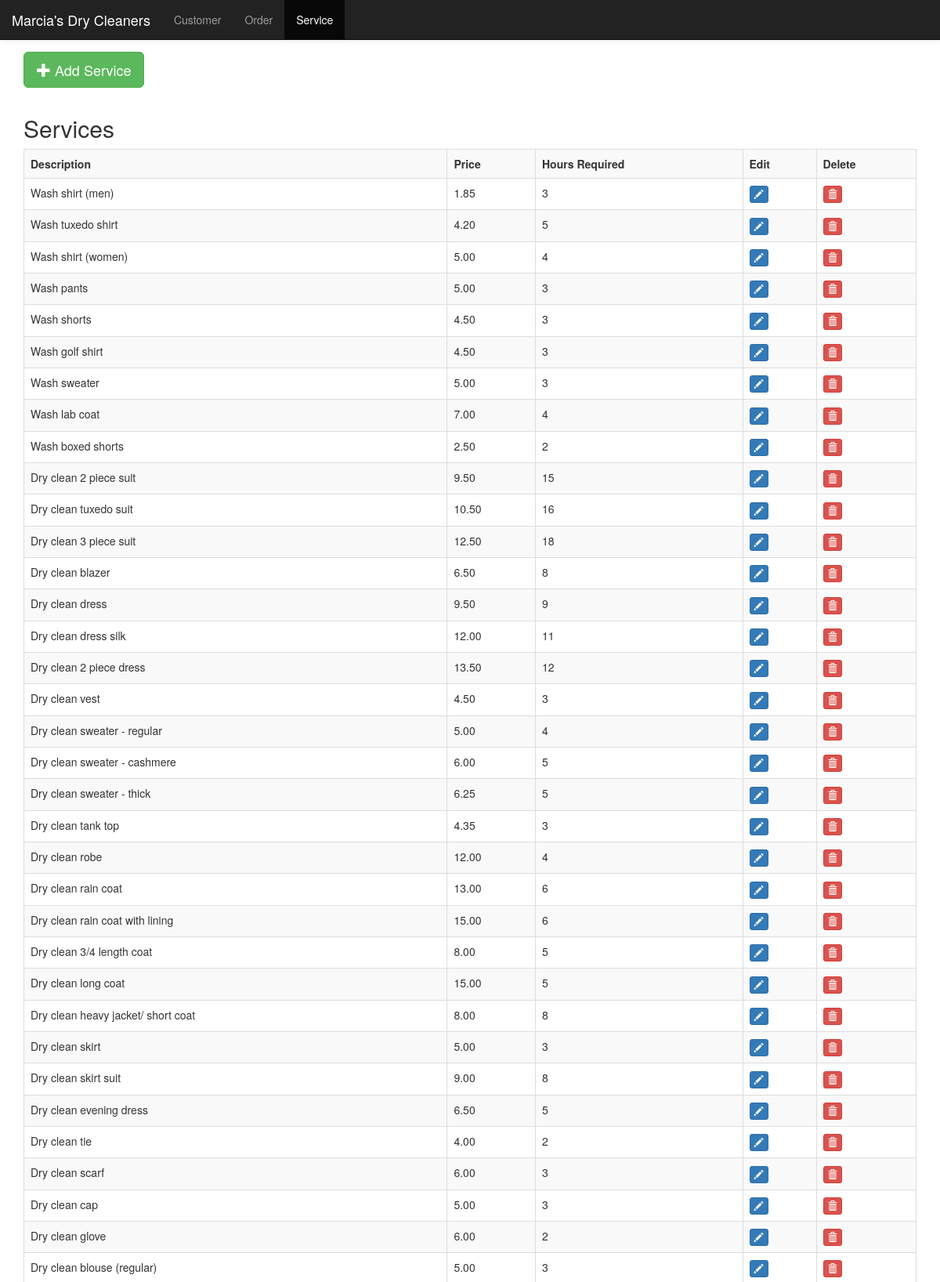
The app's page /service.php (upper part) with its own data.
### tables this page shows
CREATE TABLE `service` (
    ServiceID INT PRIMARY KEY AUTO_INCREMENT,
    Description VARCHAR(255),
    Price DECIMAL(10, 2) NOT NULL,
    HoursRequired INT NOT NULL
);

### service.php (the view, shortened to what this page needs)
<!DOCTYPE html>
<html>
<?php require "header.php"; ?>
<body>
<div class="container" style="padding-top:15px">
    <?php require "connect.php"; ?>
    <?php
    $mysqli = new mysqli($host, $user, $pass, $db);
    ?>
    <button style="margin-bottom:15px" class="btn btn-success btn-lg" data-title="Add" data-toggle="modal" data-target="#add"><span class="glyphicon glyphicon-plus"></span> Add Service</button>
    <h2>Services</h2>
    <table class="table table-bordered table-striped">
        <tr>
            <th>Description</th>
            <th>Price</th>
            <th>Hours Required</th>
            <th>Edit</th>
            <th>Delete</th>
        </tr>
        <?php
            $query = "SELECT ServiceID, Description, Price, HoursRequired FROM service";
            $SERVICE_ID_INDEX = 0;
            $DESCRIPTION_INDEX = 1;
            $PRICE_INDEX = 2;
            $HOURS_REQUIRED_INDEX = 3;
            if ($result = $mysqli->query($query)) {
                if ($result->num_rows > 0) {
                    while($row = $result->fetch_array()) {
                        $id = $row[$SERVICE_ID_INDEX];
                        $description = $row[$DESCRIPTION_INDEX];
                        $price = $row[$PRICE_INDEX];
                        $hours = $row[$HOURS_REQUIRED_INDEX];
                        echo '
                            <tr>
                                <td>'.$description.'</td>
                                <td>'.$price.'</td>
                                <td>'.$hours.'</td>
                                <td>
                                    <button class="btn btn-primary btn-xs" data-title="Edit" data-toggle="modal" data-target="#edit" onclick="javascript:$(\'#edit_confirm_button\').attr(\'value\',\''.$id.'\');$(\'#description_edit\').attr(\'value\',\''.$description.'\');$(\'#price_edit\').attr(\'value\',\''.$price.'\');$(\'#hours_edit\').attr(\'value\',\''.$hours.'\');">
                                        <span class="glyphicon glyphicon-pencil"></span>
                                    </button>
                                </td>
                                <td>
                                    <button class="btn btn-danger btn-xs" data-title="Delete" data-toggle="modal" data-target="#delete" onclick="javascript:$(\'#delete_confirm_button\').attr(\'value\',\''.$id.'\');">
                                        <span class="glyphicon glyphicon-trash"></span>
                                    </button>
                                </td>
                            </tr>
                        ';
                    }
                }
            }
        ?>
    </table>
</div>
</body>
</html>

### records on screen
service: Description "Wash shirt (men)", Price "1.85", HoursRequired "3"
service: Description "Wash tuxedo shirt", Price "4.20", HoursRequired "5"
service: Description "Wash shirt (women)", Price "5.00", HoursRequired "4"
service: Description "Wash pants", Price "5.00", HoursRequired "3"
service: Description "Wash shorts", Price "4.50", HoursRequired "3"
service: Description "Wash golf shirt", Price "4.50", HoursRequired "3"
service: Description "Wash sweater", Price "5.00", HoursRequired "3"
service: Description "Wash lab coat", Price "7.00", HoursRequired "4"
service: Description "Wash boxed shorts", Price "2.50", HoursRequired "2"
service: Description "Dry clean 2 piece suit", Price "9.50", HoursRequired "15"
service: Description "Dry clean tuxedo suit", Price "10.50", HoursRequired "16"
service: Description "Dry clean 3 piece suit", Price "12.50", HoursRequired "18"
service: Description "Dry clean blazer", Price "6.50", HoursRequired "8"
service: Description "Dry clean dress", Price "9.50", HoursRequired "9"
service: Description "Dry clean dress silk", Price "12.00", HoursRequired "11"
service: Description "Dry clean 2 piece dress", Price "13.50", HoursRequired "12"
service: Description "Dry clean vest", Price "4.50", HoursRequired "3"
service: Description "Dry clean sweater - regular", Price "5.00", HoursRequired "4"
service: Description "Dry clean sweater - cashmere", Price "6.00", HoursRequired "5"
service: Description "Dry clean sweater - thick", Price "6.25", HoursRequired "5"
service: Description "Dry clean tank top", Price "4.35", HoursRequired "3"
service: Description "Dry clean robe", Price "12.00", HoursRequired "4"
service: Description "Dry clean rain coat", Price "13.00", HoursRequired "6"
service: Description "Dry clean rain coat with lining", Price "15.00", HoursRequired "6"
service: Description "Dry clean 3/4 length coat", Price "8.00", HoursRequired "5"
service: Description "Dry clean long coat", Price "15.00", HoursRequired "5"
service: Description "Dry clean heavy jacket/ short coat", Price "8.00", HoursRequired "8"
service: Description "Dry clean skirt", Price "5.00", HoursRequired "3"
service: Description "Dry clean skirt suit", Price "9.00", HoursRequired "8"
service: Description "Dry clean evening dress", Price "6.50", HoursRequired "5"
service: Description "Dry clean tie", Price "4.00", HoursRequired "2"
service: Description "Dry clean scarf", Price "6.00", HoursRequired "3"
service: Description "Dry clean cap", Price "5.00", HoursRequired "3"
service: Description "Dry clean glove", Price "6.00", HoursRequired "2"
service: Description "Dry clean blouse (regular)", Price "5.00", HoursRequired "3"
